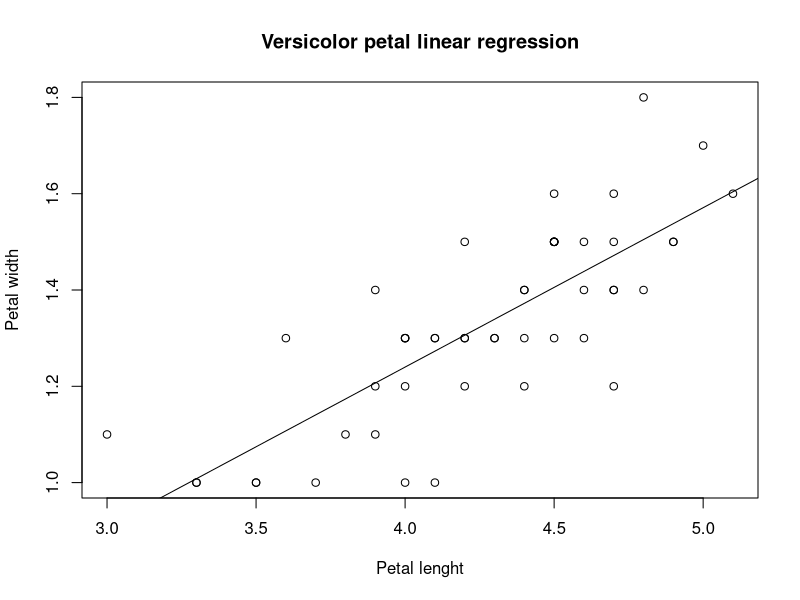
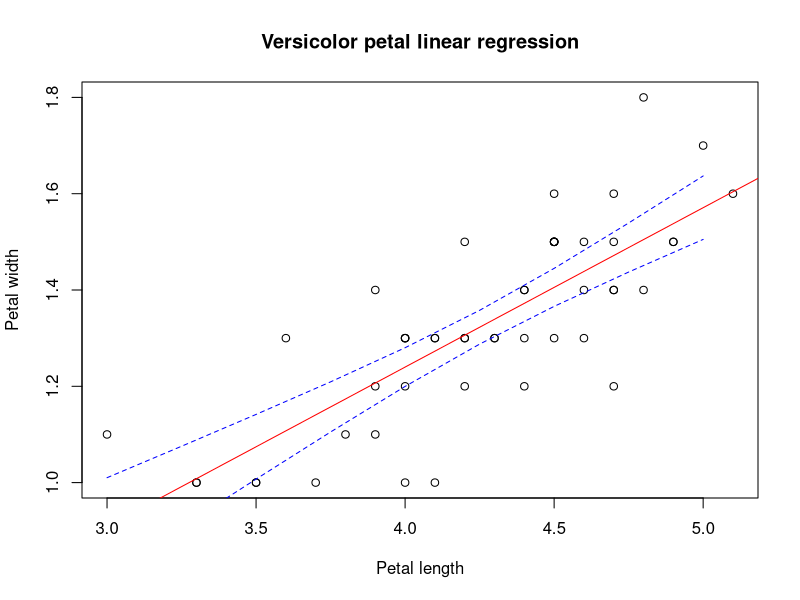

Here is the R script that generated these plots, in order: (Note: this script raises an error after producing the figures.)
library(datasets)
library(dplyr)
library(ggplot2)

data(iris)
names(iris) <- tolower(names(iris))

Versicolor <- filter(iris, species == "versicolor")

###########
## PETAL ##
###########

cor(Versicolor$petal.length, Versicolor$petal.width) # 0.7866681

# linear regression
regresion <- lm(petal.width ~ petal.length, data = Versicolor) 
summary(regresion)

# basic plot
plot(x = Versicolor$petal.length, y = Versicolor$petal.width, xlab = "Petal lenght", ylab = "Petal width", main = "Versicolor petal linear regression")
abline(regresion)

# predictions calculations
new.flowers <- data.frame(petal.length = seq(from = 3, to = 5, by = .25))
predict(regresion, new.flowers)

# inference from the model
confint(regresion) # confidence intervals
confint(regresion,level = .5) # confidence interval choosing it

# graphic complete
plot(x = Versicolor$petal.length, y = Versicolor$petal.width, xlab = "Petal length", ylab = "Petal width", main = "Versicolor petal linear regression")
abline(regresion, col = 'red')
  
  # confidence intervals
ic <- predict(regresion, new.flowers, interval = "confidence")
lines(new.flowers$petal.length, ic[, 2], lty = 2, col = "blue")
lines(new.flowers$petal.length, ic[, 3], lty = 2, col = "blue")

  # prediction intervals
ic <- predict(regresion, nuevas.edades, interval = "prediction")
lines(new.flowers$petal.length, ic[, 2], lty = 2, col = "red")
lines(new.flowers$petal.length, ic[, 3], lty = 2, col = "red")


## Diagnosis of the model
## ======================


residuos <- rstandard(regresion)
valores.ajustados <- fitted(regresion)
plot(x = valores.ajustados, y = residuos, xlab = "Fitted values", ylab = "Residuals", main = "Standarized resuduals against fitted values")

# normality hypotesis is check by a QQ plot of the residual
qqnorm(residuos)
qqline(residuos)


###########
## SEPAL ##
###########

cor(Versicolor$sepal.length, Versicolor$sepal.width) # 0.5259107

# linear regression
regresion <- lm(sepal.width ~ sepal.length, data = Versicolor)
summary(regresion)

# basic plot 
plot(x = Versicolor$sepal.length, y = Versicolor$sepal.width, xlab = "Sepal length", ylab = "Sepal width", main = "Versicolor sepal linear regression")
abline(regresion)

# predictions calculation
new.flowers <- data.frame(sepal.length = seq(from = 4.5, to = 7, by = .25))
predict(regresion, new.flowers)

# inference from the model
confint(regresion) # confidence intervals
confint(regresion,level = .5) # confidence interval choosing it

# graphic complete
plot(x = Versicolor$sepal.length, y = Versicolor$sepal.width, xlab = "Sepal length", ylab = "Sepal width", main = "Versicolor sepal linear regression")
abline(regresion, col = 'red')


  # confidence intervals
ic <- predict(regresion, new.flowers, interval = "confidence")
lines(new.flowers$sepal.length, ic[, 2], lty = 2, col = "blue")
lines(new.flowers$sepal.length, ic[, 3], lty = 2, col = "blue")

  # prediction intervals
ic <- predict(regresion, nuevas.edades, interval = "prediction")
lines(new.flowers$sepal.length, ic[, 2], lty = 2, col = "red")
lines(new.flowers$sepal.length, ic[, 3], lty = 2, col = "red")

## Diagnosis of the model
## ======================

graphics.off()
residuos <- rstandard(regresion)
valores.ajustados <- fitted(regresion)
plot(x = valores.ajustados, y = residuos, xlab = "Fitted values", ylab = "Residuals", main = "Standarized resuduals against fitted values")

# normality hypotesis is check by a QQ plot of the residual
qqnorm(residuos)
qqline(residuos)

